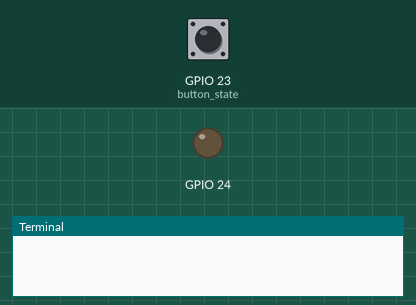
A program run on a simulated Raspberry Pi (BCM pin numbers). On the bench: output pins drawn as LEDs (lit = HIGH), the last lines printed to the terminal. Inputs (shaded band) come from the test bench; at power-on: GPIO 23 (button_state) HIGH. Web requests get an empty 200 reply after 0.4 s.

Above: at 1.2 s.
1.3 s: GPIO 23 (button_state) pulled LOW for 0.15 s
At 2.4 s:
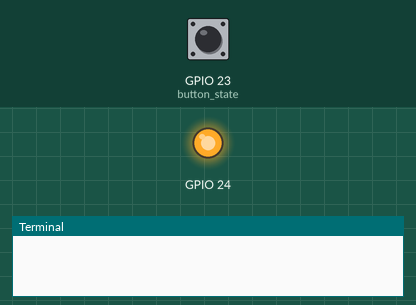
4.2 s: GPIO 23 (button_state) pulled LOW for 3.2 s
At 9.0 s:
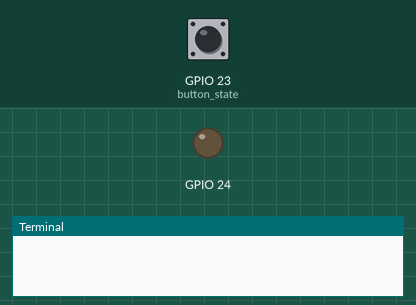
Timing chart, 0 to 10.5 s (numbered marks = the images above; inputs shaded):
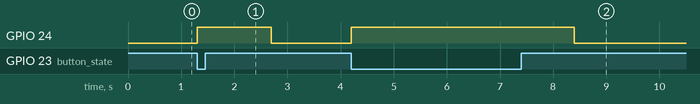

Measured:
- after the input at 1.3 s, GPIO 24: LOW → HIGH at once, → LOW 1.4 s later
- after the input at 4.2 s, GPIO 24: LOW → HIGH at once, → LOW 4.2 s later

The program:

button01.py
```python
import RPi.GPIO as GPIO
import time
import urllib.request
import urllib.parse

GPIO.setmode(GPIO.BCM)

GPIO.setup(23, GPIO.IN, pull_up_down=GPIO.PUD_UP)#Button to GPIO23
GPIO.setup(24, GPIO.OUT)  #LED to GPIO24

try:
    url='http://address/teplota/gpio_process.php?action=get'
    while True:
         button_state = GPIO.input(23)
         if button_state == False:
             GPIO.output(24, True)
             f=urllib.request.urlopen(url)
             print(f.read().decode('utf-8'))
             time.sleep(1)
         else:
             GPIO.output(24, False)
except:
    GPIO.cleanup()
```
